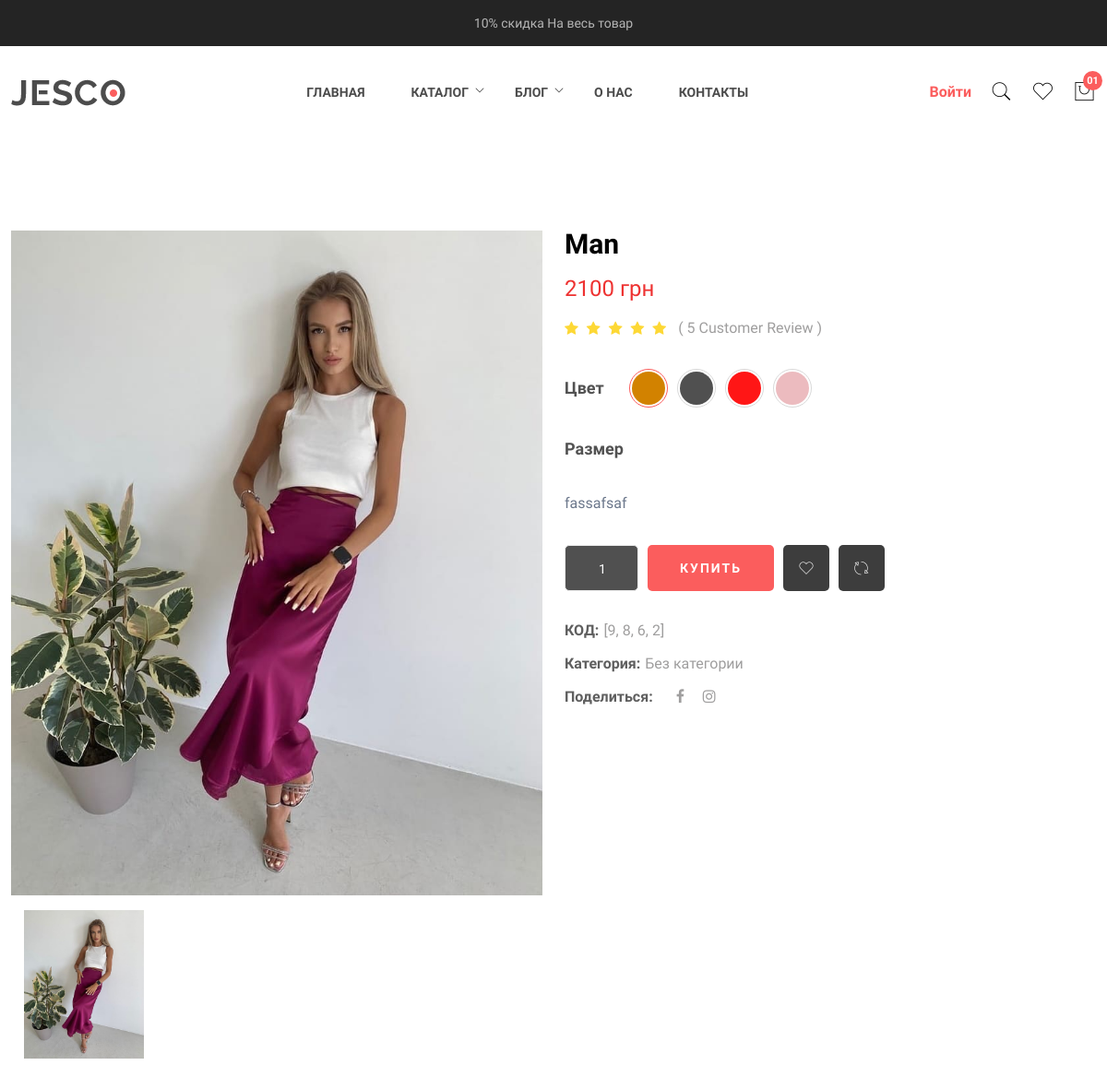
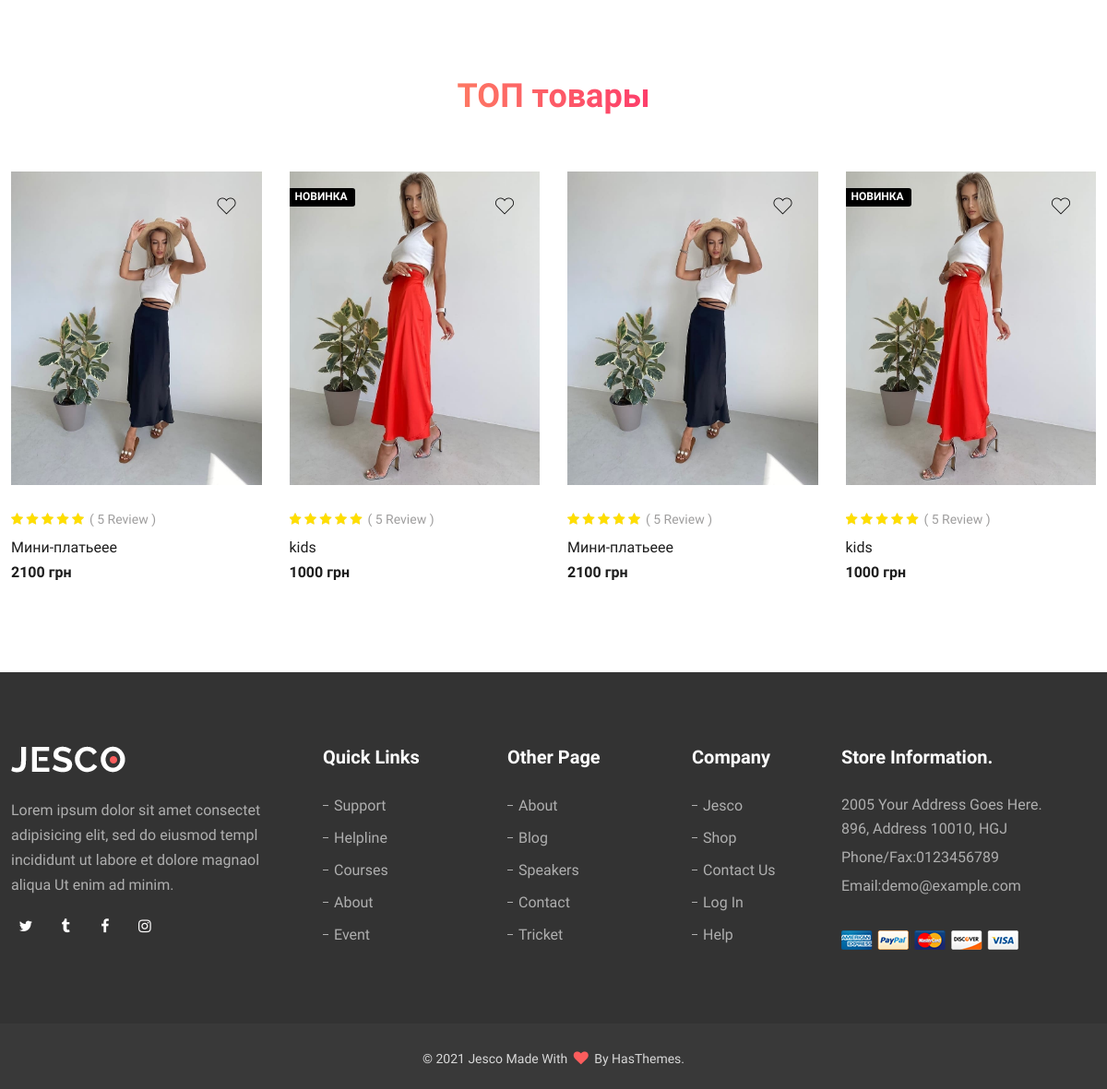
Page /tovar/man on the committed database (2 pictures, top to bottom).
### ShopApp/models.py (models this page shows, shortened)
class Tovar(models.Model):
    kod = models.CharField('Код товара',max_length=6,blank=True, default='')
    new = models.BooleanField(default=True, help_text='Показать на главной странице что товар новый', verbose_name='Новый товар')
    top = models.BooleanField(default=False, help_text='Показать на главной странице', verbose_name='Топ товар')
    familys = (
        ('o', 'Выберите пол'),
        ('m', 'Мужчинам'),
        ('w', 'Женщинам'),
        ('k', 'Детям'),
    )
    family = models.CharField('Пол', max_length=10, choices=familys, default='o')
    category = models.ForeignKey(Category,verbose_name='Категория', related_name='Товар',  default='Без категории', on_delete=models.SET_DEFAULT)
    name = models.CharField('Название', max_length=40, db_index=True)
    slug = models.SlugField('Сылка на товар', max_length=200, db_index=True)
    description = models.TextField('Описание', blank=True)
    price = models.DecimalField('Цена',max_digits=10, decimal_places=0)
    sale = models.IntegerField('Скидка в процентах', blank=True, default=0)
    available = models.BooleanField('Активно', default=True)
    created = models.DateTimeField('Создано', auto_now_add=True)
    updated = models.DateTimeField('Последнее изменение', auto_now=True)
    image_main = models.ImageField('Главное фото*', upload_to='media/products/%Y/%m/%d', blank=False)
    image1 = models.ImageField('Дополнительное фото', upload_to='products/%Y/%m/%d', blank=True)
    image2 = models.ImageField('Дополнительное фото', upload_to='products/%Y/%m/%d', blank=True)
    image3 = models.ImageField('Дополнительное фото', upload_to='products/%Y/%m/%d', blank=True)
    image4 = models.ImageField('Дополнительное фото', upload_to='products/%Y/%m/%d', blank=True)
    one_size = models.BooleanField(default=False)
    S = models.BooleanField(default=False)
    M = models.BooleanField(default=False)
    L = models.BooleanField(default=False)
    XL = models.BooleanField(default=False)
    XXL = models.BooleanField(default=False)
    XXXL = models.BooleanField(default=False)
    class Meta:
        ordering = ('name',)
        verbose_name = 'Товар'
        verbose_name_plural = f'Товары'
        index_together = (('id', 'slug', 'top', 'category'),)
    def get_sale(self):
        price = int(self.price * (100 - self.sale) / 100)
        return price

class Category(models.Model):
    name = models.CharField(max_length=200, db_index=True)
    slug = models.SlugField(max_length=200, db_index=True, unique=True)
    class Meta:
        ordering = ('name',)
        verbose_name = 'Категория'
        verbose_name_plural = 'Категории'
    def __str__(self):
        return self.name

### ShopApp/views.py (the view)
# urls.py: path('tovar/<str:slug>', views.tovar_show, name='tovar_show'),                              # вывод товара
def tovar_show(request, slug):
    tovar = get_object_or_404(Tovar,
                                slug=slug,
                                available=True)
    top_tovars = Tovar.objects.filter(top=True, available=True).order_by('created')[:8]
    return render(request, 'ShopApp/detail_product.html', {'tovar': tovar,
                                                            'top_tovars': top_tovars})

### ShopApp/templates/ShopApp/detail_product.html (shortened to what this page needs)
{% extends 'include/base.html' %}
{% load static %}
{% block content %}
<div class="product-details-area pt-100px pb-100px">
    <div class="container">
        <div class="row">
            <div class="col-lg-6 col-sm-12 col-xs-12 mb-lm-30px mb-md-30px mb-sm-30px">
                <div class="swiper-container zoom-top">
                    <div class="swiper-wrapper">
                        <div class="swiper-slide zoom-image-hover">
                            <img class="img-responsive m-auto" src="{{ tovar.image_main.url }}"
                                alt="">
                        </div>
                    </div>
                </div>
                <div class="swiper-container zoom-thumbs mt-3 mb-3">
                    <div class="swiper-wrapper">
                        <div class="swiper-slide">
                            <img class="img-responsive m-auto" src="{{ tovar.image_main.url }}"
                                alt="">
                        </div>
                    </div>
                </div>
            </div>
            <div class="col-lg-6 col-sm-12 col-xs-12" data-aos="fade-up" data-aos-delay="200">
                <div class="product-details-content quickview-content">
                    <h2>{{ tovar.name }}</h2>
                    <div class="pricing-meta">
                        <ul>
                            <li class="old-price not-cut">{{ tovar.get_sale }} грн</li>
                        </ul>
                    </div>
                    <div class="pro-details-rating-wrap">
                        <div class="rating-product">
                            <i class="fa fa-star"></i>
                            <i class="fa fa-star"></i>
                            <i class="fa fa-star"></i>
                            <i class="fa fa-star"></i>
                            <i class="fa fa-star"></i>
                        </div>
                        <span class="read-review"><a class="reviews" href="#">( 5 Customer Review )</a></span>
                    </div>
                    <div class="pro-details-color-info d-flex align-items-center">
                        <span>Цвет</span>
                        <div class="pro-details-color">
                            <ul>
                                <li><a class="active-color yellow" href="#"></a></li>
                                <li><a class="black" href="#"></a></li>
                                <li><a class="red" href="#"></a></li>
                                <li><a class="pink" href="#"></a></li>
                            </ul>
                        </div>
                    </div>
                    <div class="pro-details-size-info d-flex align-items-center">
                        <span>Размер</span>
                    </div>
                    <p class="m-0">{{ tovar.description | safe }} </p>
                    <div class="pro-details-quality">
                        <div class="cart-plus-minus">
                            <input class="cart-plus-minus-box" type="text" name="qtybutton" value="1" />
                        </div>
                        <div class="pro-details-cart">
                            <a href="{% url 'checkout' tovar.slug %}" class="add-cart">Купить</a>
                        </div>
                        <div class="pro-details-compare-wishlist pro-details-wishlist ">
                            <a href="wishlist.html"><i class="pe-7s-like"></i></a>
                        </div>
                        <div class="pro-details-compare-wishlist pro-details-compare">
                            <a href="compare.html"><i class="pe-7s-refresh-2"></i></a>
                        </div>
                    </div>
                    {% if tovar.kod != '' %}
                        <div class="pro-details-sku-info pro-details-same-style  d-flex">
                            <span>КОД: </span>
                            <ul class="d-flex">
                                <li>
                                    <a href="#">{{ tovar.kod }}</a>
                                </li>
                            </ul>
                        </div>
                    {% endif %}
                    <div class="pro-details-categories-info pro-details-same-style d-flex">
                        <span>Категория: </span>
                        <ul class="d-flex">
                            <li>
                                <a href="{% url 'tovars_category' tovar.category.slug %}">{{ tovar.category }}</a>
                            </li>
                        </ul>
                    </div>
                    <div class="pro-details-social-info pro-details-same-style d-flex">
                        <span>Поделиться: </span>
                        <ul class="d-flex">
                            <li>
                                <a href="#"><i class="fa fa-facebook"></i></a>
                            </li>
                            <li>
                                <a href="#"><i class="fa fa-instagram"></i></a>
                            </li>
                        </ul>
                    </div>
                </div>
            </div>
        </div>
    </div>
</div>
<div class="related-product-area pb-100px">
    <div class="container">
        <div class="row">
            <div class="col-12">
                <div class="section-title text-center mb-30px0px line-height-1">
                    <h2 class="title m-0">ТОП товары</h2>
                </div>
            </div>
        </div>
        <div class="new-product-slider swiper-container slider-nav-style-1 small-nav">
            <div class="new-product-wrapper swiper-wrapper">
                {% for tovars in top_tovars %}
                {% if tovars.name != tovar.name %}
                    <div class="new-product-item swiper-slide">
                        <div class="product">
                            <div class="thumb">
                                <a href="{% url 'tovar_show' tovars.slug %}" class="image">
                                    <img src="{{ tovars.image_main.url }}" alt="Product" />
                                </a>
                                <span class="badges">
                                    {% if tovars.new %}
                                    <span class="new">Новинка</span>
                                    {% endif %}
                                </span>
                                <div class="actions">
                                    <a href="wishlist.html" class="action wishlist" title="Wishlist"><i
                                            class="pe-7s-like"></i></a>
                                </div>
                            </div>
                            <div class="content">
                                <span class="ratings">
                                    <span class="rating-wrap">
                                        <span class="star" style="width: 100%"></span>
                                    </span>
                                    <span class="rating-num">( 5 Review )</span>
                                </span>
                                <h5 class="title"><a href="{% url 'tovar_show' tovars.slug %}">{{tovars.name}}
                                    </a>
                                </h5>
                                <span class="price">
                                    <span class="new">{{tovars.price}} грн</span>
                                </span>
                            </div>
                        </div>
                    </div>
                {% endif %}
                {% endfor %}
            </div>
        </div>
    </div>
</div>
{% endblock content %}

### rows in the picture
Tovar: image_main (picture), name "Man", description "fassafsaf", kod "[9, 8, 6, 2]", category "Без категории"
Tovar: image_main (picture), name "Мини-платьеee", price "2100"
Tovar: image_main (picture), new "НОВИНКА", name "kids", price "1000"
